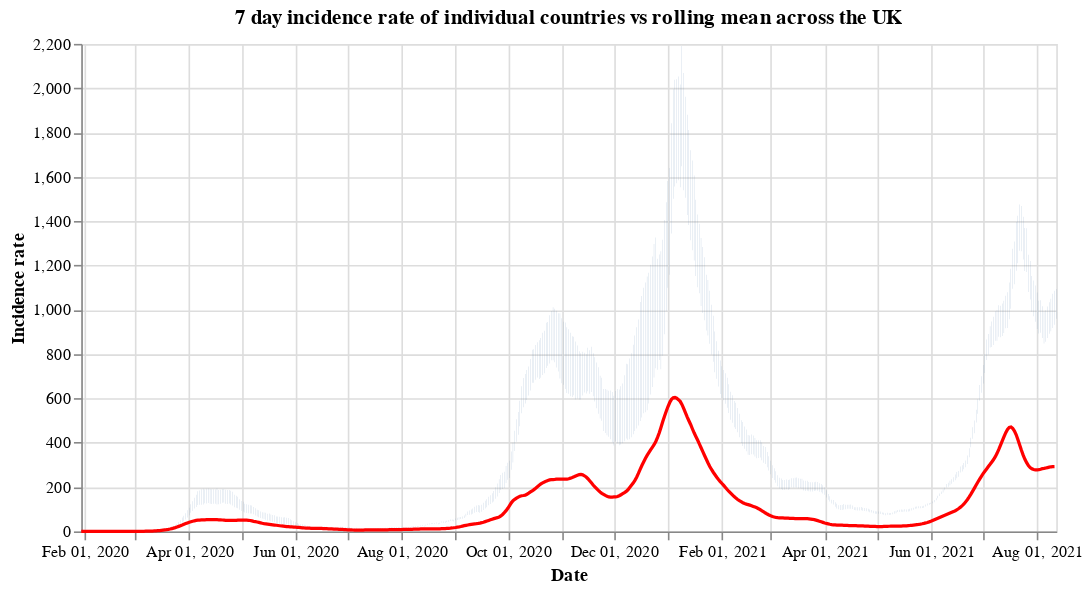

Source (notebook cell):
### Code cell
#collapse
countries = uk_cases['areaName'].unique()
countries.sort()

selection = alt.selection_single(
    name='Select',
    fields=['areaName'],
    init={'areaName': 'Wales'},
    bind={'areaName': alt.binding_select(options=countries)}
)

# scatter plot, modify opacity based on selection
bars = alt.Chart(uk_cases).mark_bar().add_selection(
    selection
).encode(
    x=alt.X("yearmonthdate(date):T", axis=alt.Axis(title='Date')),
    y=alt.Y("weeklyCasesRate:Q", axis=alt.Axis(title='Incidence rate')),
    tooltip='weeklyCasesRate:Q',
    opacity=alt.condition(selection, alt.value(1), alt.value(0))
).properties(title=f'7 day incidence rate of individual countries vs rolling mean across the UK', width=600)

line = alt.Chart(overview_cases).mark_line(
    color='red',
    size=2,
).transform_window(
    rolling_mean='mean(weeklyCasesRate)',
    frame=[0, 7]
).encode(
    x='yearmonthdate(date):T',
    y='rolling_mean:Q'
)

alt.layer(bars, line)

### Figure 1 — Vega-Lite specification as saved in the notebook (floating-point values rounded to 4 significant figures; data arrays with more than 128 entries replaced by an {"elided": "..."} marker saying what was removed)
{"config": {"view": {"continuousWidth": 400, "continuousHeight": 300}}, "layer": [{"data": {"name": "data-06b9fa2d2c0b71fadf4b5a92bb5e9dd8"}, "mark": "bar", "encoding": {"opacity": {"condition": {"value": 1, "selection": "Select"}, "value": 0}, "tooltip": {"type": "quantitative", "field": "weeklyCasesRate"}, "x": {"type": "temporal", "axis": {"title": "Date"}, "field": "date", "timeUnit": "yearmonthdate"}, "y": {"type": "quantitative", "axis": {"title": "Incidence rate"}, "field": "weeklyCasesRate"}}, "selection": {"Select": {"type": "single", "fields": ["areaName"], "init": {"areaName": "Wales"}, "bind": {"areaName": {"input": "select", "options": ["England", "Northern Ireland", "Scotland", "Wales"]}}}}, "title": "7 day incidence rate of individual countries vs rolling mean across the UK", "width": 600}, {"data": {"name": "data-c55db520e5bb4acbf86f31b3aabb68ab"}, "mark": {"type": "line", "color": "red", "size": 2}, "encoding": {"x": {"type": "temporal", "field": "date", "timeUnit": "yearmonthdate"}, "y": {"type": "quantitative", "field": "rolling_mean"}}, "transform": [{"window": [{"op": "mean", "field": "weeklyCasesRate", "as": "rolling_mean"}], "frame": [0, 7]}]}], "$schema": "https://vega.github.io/schema/vega-lite/v4.8.1.json", "datasets": {"data-06b9fa2d2c0b71fadf4b5a92bb5e9dd8": {"elided": "2148 records"}, "data-c55db520e5bb4acbf86f31b3aabb68ab": {"elided": "560 records"}}}
